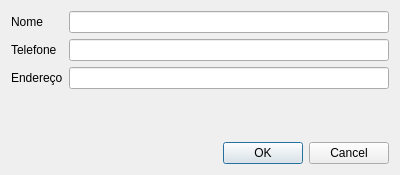
<?xml version="1.0" encoding="UTF-8"?>
<ui version="4.0">
 <class>AdicionaContato</class>
 <widget class="QDialog" name="AdicionaContato">
  <property name="geometry">
   <rect>
    <x>0</x>
    <y>0</y>
    <width>400</width>
    <height>175</height>
   </rect>
  </property>
  <property name="windowTitle">
   <string>Dialog</string>
  </property>
  <layout class="QGridLayout" name="gridLayout">
   <item row="1" column="0">
    <widget class="QLabel" name="label_2">
     <property name="text">
      <string>Telefone</string>
     </property>
    </widget>
   </item>
   <item row="0" column="1">
    <widget class="QLineEdit" name="nome_lineEdit"/>
   </item>
   <item row="0" column="0">
    <widget class="QLabel" name="label">
     <property name="text">
      <string>Nome</string>
     </property>
    </widget>
   </item>
   <item row="5" column="1">
    <widget class="QDialogButtonBox" name="buttonBox">
     <property name="orientation">
      <enum>Qt::Horizontal</enum>
     </property>
     <property name="standardButtons">
      <set>QDialogButtonBox::Cancel|QDialogButtonBox::Ok</set>
     </property>
    </widget>
   </item>
   <item row="1" column="1">
    <widget class="QLineEdit" name="telefone_lineEdit"/>
   </item>
   <item row="2" column="1">
    <widget class="QLineEdit" name="endereco_lineEdit"/>
   </item>
   <item row="2" column="0">
    <widget class="QLabel" name="label_3">
     <property name="text">
      <string>Endereço</string>
     </property>
    </widget>
   </item>
   <item row="3" column="0">
    <spacer name="verticalSpacer">
     <property name="orientation">
      <enum>Qt::Vertical</enum>
     </property>
     <property name="sizeHint" stdset="0">
      <size>
       <width>20</width>
       <height>40</height>
      </size>
     </property>
    </spacer>
   </item>
  </layout>
 </widget>
 <resources/>
 <connections>
  <connection>
   <sender>buttonBox</sender>
   <signal>accepted()</signal>
   <receiver>AdicionaContato</receiver>
   <slot>accept()</slot>
   <hints>
    <hint type="sourcelabel">
     <x>248</x>
     <y>254</y>
    </hint>
    <hint type="destinationlabel">
     <x>157</x>
     <y>274</y>
    </hint>
   </hints>
  </connection>
  <connection>
   <sender>buttonBox</sender>
   <signal>rejected()</signal>
   <receiver>AdicionaContato</receiver>
   <slot>reject()</slot>
   <hints>
    <hint type="sourcelabel">
     <x>316</x>
     <y>260</y>
    </hint>
    <hint type="destinationlabel">
     <x>286</x>
     <y>274</y>
    </hint>
   </hints>
  </connection>
 </connections>
</ui>
